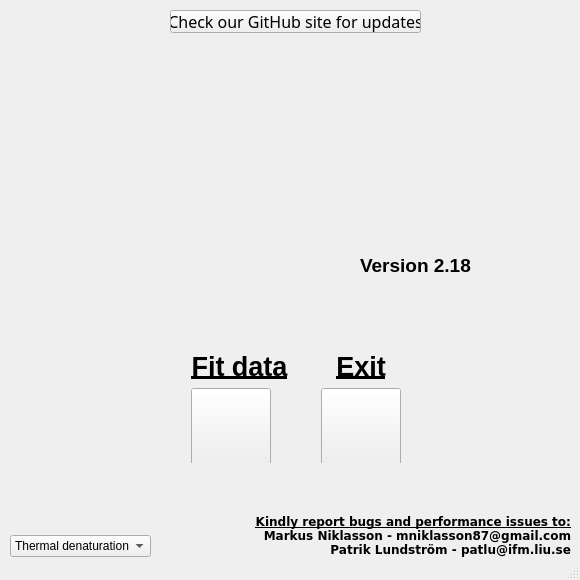
<?xml version="1.0" encoding="UTF-8"?>
<ui version="4.0">
 <class>MainWindow</class>
 <widget class="QMainWindow" name="MainWindow">
  <property name="geometry">
   <rect>
    <x>0</x>
    <y>0</y>
    <width>580</width>
    <height>580</height>
   </rect>
  </property>
  <property name="minimumSize">
   <size>
    <width>580</width>
    <height>580</height>
   </size>
  </property>
  <property name="maximumSize">
   <size>
    <width>580</width>
    <height>580</height>
   </size>
  </property>
  <property name="windowTitle">
   <string>CDpal</string>
  </property>
  <property name="windowIcon">
   <iconset resource="img/icon.qrc">
    <normaloff>:/img/logo.png</normaloff>:/img/logo.png</iconset>
  </property>
  <property name="autoFillBackground">
   <bool>false</bool>
  </property>
  <property name="styleSheet">
   <string notr="true">QMainWindow#MainWindow {image: url(:/img/background.png);}</string>
  </property>
  <widget class="QWidget" name="centralWidget">
   <widget class="QLabel" name="label">
    <property name="geometry">
     <rect>
      <x>89</x>
      <y>38</y>
      <width>401</width>
      <height>281</height>
     </rect>
    </property>
    <property name="text">
     <string/>
    </property>
    <property name="pixmap">
     <pixmap resource="img/icon.qrc">:/img/logo.png</pixmap>
    </property>
    <property name="scaledContents">
     <bool>true</bool>
    </property>
   </widget>
   <widget class="QLabel" name="label_4">
    <property name="geometry">
     <rect>
      <x>190</x>
      <y>500</y>
      <width>381</width>
      <height>71</height>
     </rect>
    </property>
    <property name="font">
     <font>
      <family>Verdana</family>
     </font>
    </property>
    <property name="text">
     <string>&lt;html&gt;&lt;head/&gt;&lt;body&gt;&lt;p align=&quot;right&quot;&gt;&lt;span style=&quot; font-weight:600; text-decoration: underline;&quot;&gt;Kindly report bugs and performance issues to:&lt;/span&gt;&lt;span style=&quot; font-weight:600;&quot;&gt;&lt;br/&gt;Markus Niklasson - mniklasson87@gmail.com&lt;br/&gt;Patrik Lundström - patlu@ifm.liu.se&lt;/span&gt;&lt;/p&gt;&lt;/body&gt;&lt;/html&gt;</string>
    </property>
   </widget>
   <widget class="QLabel" name="versionLabel">
    <property name="geometry">
     <rect>
      <x>360</x>
      <y>250</y>
      <width>121</width>
      <height>31</height>
     </rect>
    </property>
    <property name="font">
     <font>
      <pointsize>14</pointsize>
      <weight>75</weight>
      <bold>true</bold>
     </font>
    </property>
    <property name="text">
     <string>Version 2.18</string>
    </property>
   </widget>
   <widget class="QWidget" name="layoutWidget">
    <property name="geometry">
     <rect>
      <x>180</x>
      <y>340</y>
      <width>232</width>
      <height>123</height>
     </rect>
    </property>
    <layout class="QHBoxLayout" name="horizontalLayout">
     <item>
      <layout class="QVBoxLayout" name="verticalLayout">
       <item>
        <widget class="QLabel" name="label_2">
         <property name="sizePolicy">
          <sizepolicy hsizetype="Minimum" vsizetype="Minimum">
           <horstretch>0</horstretch>
           <verstretch>0</verstretch>
          </sizepolicy>
         </property>
         <property name="font">
          <font>
           <pointsize>20</pointsize>
           <weight>75</weight>
           <bold>true</bold>
           <underline>true</underline>
          </font>
         </property>
         <property name="text">
          <string>Fit data</string>
         </property>
         <property name="alignment">
          <set>Qt::AlignCenter</set>
         </property>
        </widget>
       </item>
       <item>
        <widget class="QPushButton" name="startButton">
         <property name="minimumSize">
          <size>
           <width>80</width>
           <height>80</height>
          </size>
         </property>
         <property name="maximumSize">
          <size>
           <width>80</width>
           <height>80</height>
          </size>
         </property>
         <property name="text">
          <string/>
         </property>
         <property name="icon">
          <iconset resource="img/icon.qrc">
           <normaloff>:/img/fit.png</normaloff>:/img/fit.png</iconset>
         </property>
         <property name="iconSize">
          <size>
           <width>70</width>
           <height>70</height>
          </size>
         </property>
        </widget>
       </item>
      </layout>
     </item>
     <item>
      <spacer name="horizontalSpacer">
       <property name="orientation">
        <enum>Qt::Horizontal</enum>
       </property>
       <property name="sizeHint" stdset="0">
        <size>
         <width>40</width>
         <height>20</height>
        </size>
       </property>
      </spacer>
     </item>
     <item>
      <layout class="QVBoxLayout" name="verticalLayout_2">
       <item>
        <widget class="QLabel" name="label_3">
         <property name="font">
          <font>
           <pointsize>20</pointsize>
           <weight>75</weight>
           <bold>true</bold>
           <underline>true</underline>
          </font>
         </property>
         <property name="lineWidth">
          <number>0</number>
         </property>
         <property name="text">
          <string>Exit</string>
         </property>
         <property name="alignment">
          <set>Qt::AlignCenter</set>
         </property>
        </widget>
       </item>
       <item>
        <widget class="QPushButton" name="exitButton">
         <property name="minimumSize">
          <size>
           <width>80</width>
           <height>80</height>
          </size>
         </property>
         <property name="maximumSize">
          <size>
           <width>80</width>
           <height>80</height>
          </size>
         </property>
         <property name="text">
          <string/>
         </property>
         <property name="icon">
          <iconset resource="img/icon.qrc">
           <normaloff>:/img/exit_icn.png</normaloff>:/img/exit_icn.png</iconset>
         </property>
         <property name="iconSize">
          <size>
           <width>70</width>
           <height>70</height>
          </size>
         </property>
        </widget>
       </item>
      </layout>
     </item>
    </layout>
   </widget>
   <widget class="QComboBox" name="denaturationBox">
    <property name="geometry">
     <rect>
      <x>10</x>
      <y>535</y>
      <width>141</width>
      <height>22</height>
     </rect>
    </property>
    <item>
     <property name="text">
      <string>Thermal denaturation</string>
     </property>
    </item>
    <item>
     <property name="text">
      <string>Chemical denaturation</string>
     </property>
    </item>
   </widget>
   <widget class="QPushButton" name="updateLink">
    <property name="geometry">
     <rect>
      <x>170</x>
      <y>10</y>
      <width>251</width>
      <height>23</height>
     </rect>
    </property>
    <property name="font">
     <font>
      <family>Myriad Pro</family>
      <pointsize>12</pointsize>
     </font>
    </property>
    <property name="text">
     <string>Check our GitHub site for updates</string>
    </property>
   </widget>
  </widget>
  <widget class="QMenuBar" name="menuBar">
   <property name="geometry">
    <rect>
     <x>0</x>
     <y>0</y>
     <width>580</width>
     <height>21</height>
    </rect>
   </property>
  </widget>
  <widget class="QStatusBar" name="statusBar"/>
 </widget>
 <layoutdefault spacing="6" margin="11"/>
 <resources>
  <include location="img/icon.qrc"/>
 </resources>
 <connections/>
</ui>
